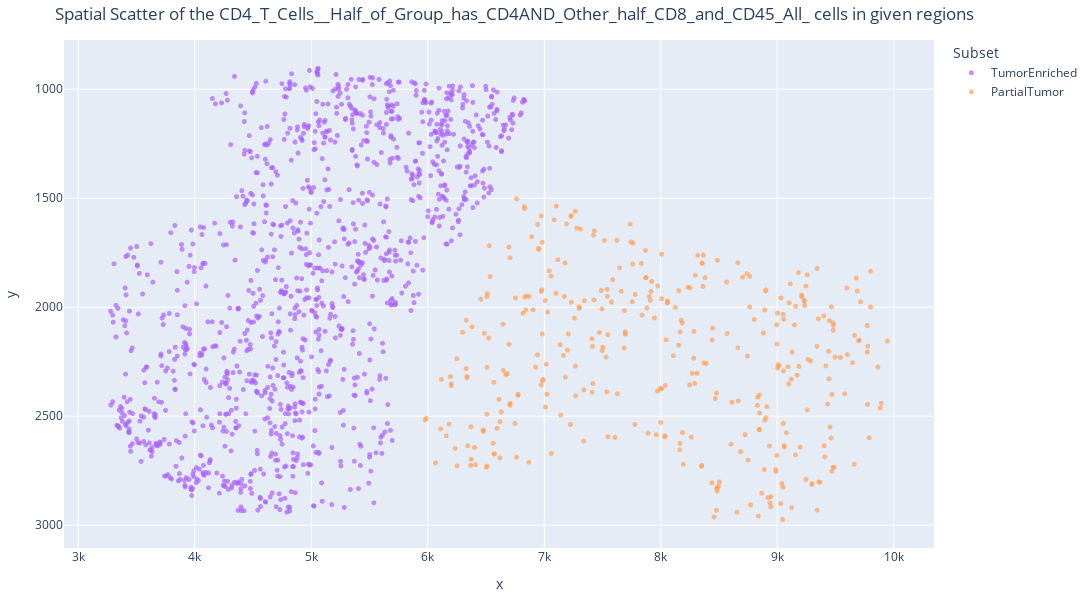

Here is the notebook cell this chart was saved with:
### Code cell
import pandas as pd
import plotly.express as px
import matplotlib.pyplot as plt
from matplotlib.colors import to_hex

# 1) Extract spatial coords
coords = adata_interestedCellSubtype_concat.obsm['spatial']
x, y = coords[:,0], coords[:,1]

# 2) Build DataFrame with the obs['subset'] labels
df = pd.DataFrame({
    'x': x,
    'y': y,
    'subset': adata_interestedCellSubtype_concat.obs['subset'].astype(str).values
}, index=adata_interestedCellSubtype_concat.obs_names)

# 3) Define a color map for your three subsets
color_map = {
    f'{GroupOfInterest} cells TumorEnriched': 'red',
    f'{GroupOfInterest} cells TumorFree':     'blue',
    f'{GroupOfInterest} cells PartialTumor':  'green'
}

# 4) Plot with Plotly
fig = px.scatter(
    df,
    x='x',
    y='y',
    color='subset',
    color_discrete_map=color_map,
    width=1500,
    height=600,
    title=f"Spatial Scatter of the {GroupOfInterest} cells in given regions"
)
fig.update_traces(marker=dict(size=5, opacity=0.7))
# flip y-axis to match image
fig.update_yaxes(autorange='reversed')
fig.update_layout(legend_title_text='Subset', margin=dict(l=10,r=10,t=40,b=10))

fig.show()

### Figure 1 — Plotly figure (JSON) as saved in the notebook; plotly's stock layout.template omitted (floating-point values rounded to 4 significant figures; data arrays with more than 128 entries replaced by an {"elided": "..."} marker saying what was removed)
{"data": [{"hovertemplate": "subset=TumorEnriched<br>x=%{x}<br>y=%{y}<extra></extra>", "legendgroup": "TumorEnriched", "marker": {"color": "#ab63fa", "opacity": 0.7, "size": 5, "symbol": "circle"}, "mode": "markers", "name": "TumorEnriched", "showlegend": true, "type": "scattergl", "x": {"elided": "1233 float values"}, "xaxis": "x", "y": {"elided": "1233 float values"}, "yaxis": "y"}, {"hovertemplate": "subset=PartialTumor<br>x=%{x}<br>y=%{y}<extra></extra>", "legendgroup": "PartialTumor", "marker": {"color": "#FFA15A", "opacity": 0.7, "size": 5, "symbol": "circle"}, "mode": "markers", "name": "PartialTumor", "showlegend": true, "type": "scattergl", "x": {"elided": "367 float values"}, "xaxis": "x", "y": {"elided": "367 float values"}, "yaxis": "y"}], "layout": {"height": 600, "legend": {"title": {"text": "Subset"}, "tracegroupgap": 0}, "margin": {"b": 10, "l": 10, "r": 10, "t": 40}, "title": {"text": "Spatial Scatter of the CD4_T_Cells__Half_of_Group_has_CD4AND_Other_half_CD8_and_CD45_All_ cells in given regions"}, "width": 1500, "xaxis": {"anchor": "y", "domain": [0, 1], "title": {"text": "x"}}, "yaxis": {"anchor": "x", "autorange": "reversed", "domain": [0, 1], "title": {"text": "y"}}}}
